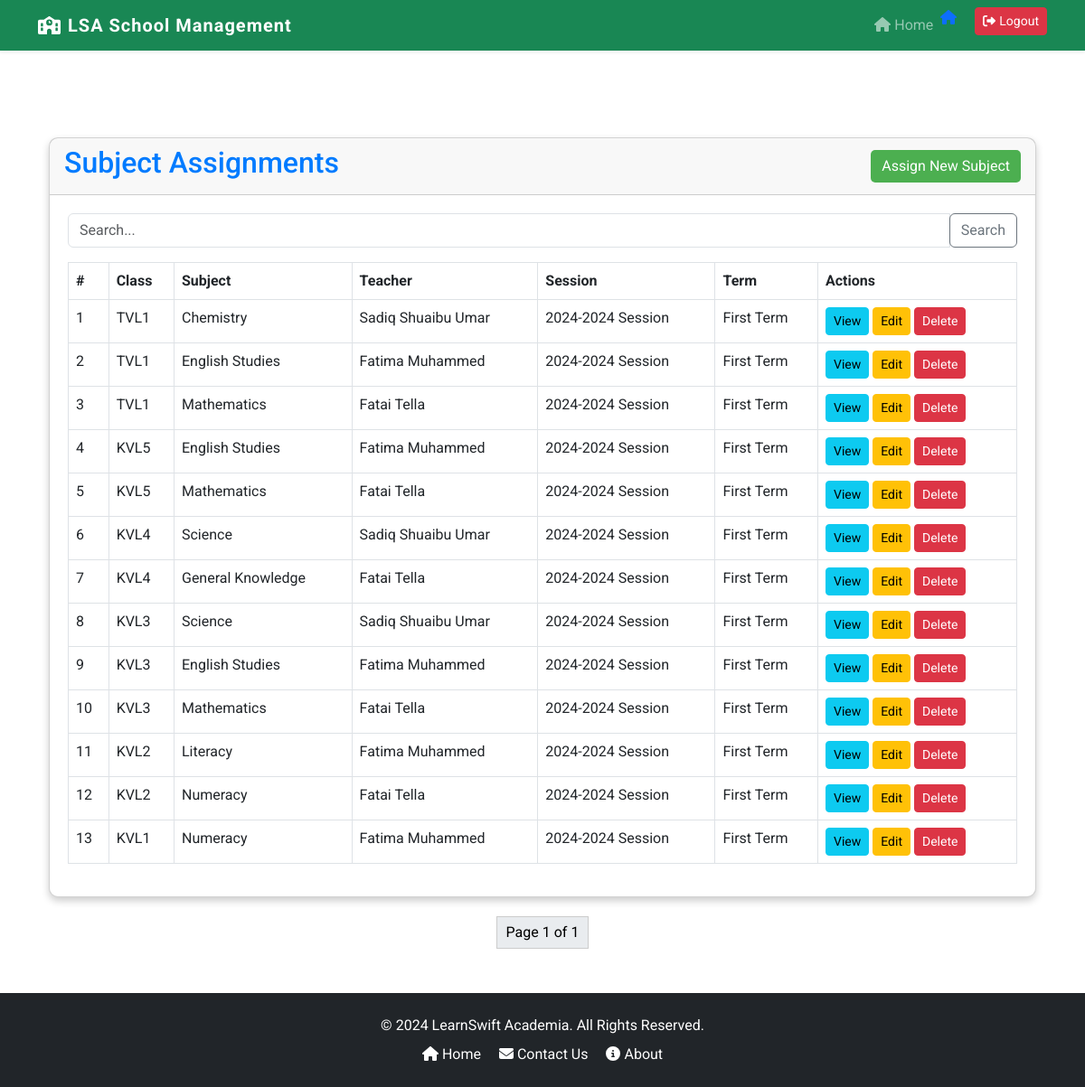
Page /subject_assignments/ (signed in) on the committed database.
### core/models.py (models this page shows, shortened)
class SubjectAssignment(models.Model):
    class_assigned = models.ForeignKey(Class, on_delete=models.CASCADE)
    subject = models.ForeignKey(Subject, on_delete=models.CASCADE)
    session = models.ForeignKey(Session, on_delete=models.CASCADE, null=True, blank=True)
    term = models.ForeignKey(Term, on_delete=models.CASCADE, null=True, blank=True)
    teacher = models.ForeignKey(Teacher, on_delete=models.CASCADE, null=True, blank=True)
    class Meta:
        unique_together = ('class_assigned', 'subject', 'teacher', 'term', 'session')

class Class(models.Model):
    LEVEL_CHOICES = [
        ('Primary', 'Primary'),
        ('Secondary', 'Secondary'),
    ]
    name = models.CharField(max_length=20, unique=True)
    school_level = models.CharField(max_length=20, choices=LEVEL_CHOICES, unique=False, default=None)
    description = models.TextField()
    teacher = models.ForeignKey('Teacher', on_delete=models.SET_NULL, null=True, blank=True, related_name='classes')
    subjects = models.ManyToManyField('Subject', related_name='class_set', blank=True)  # Assuming you have a Subject model
    students = models.ManyToManyField('Student', related_name='classes', blank=True)
    order = models.PositiveIntegerField(null=True)  # Order defines the class progression

class Subject(models.Model):
    name = models.CharField(max_length=50, unique=True)
    description = models.TextField()
    subject_weight = models.IntegerField(default=2)
    classes = models.ManyToManyField(Class, related_name='subjects_set', default=None)
    students = models.ManyToManyField('Student', related_name='subjects', default=None)

class Teacher(models.Model):
    GENDER_CHOICES = [
        ('M', 'Male'),
        ('F', 'Female'),
    ]
    STATUS_CHOICES = [
        ('active', 'Active'),
        ('dormant', 'Dormant'),
        ('left', 'Left School'),
    ]
    user = models.OneToOneField(CustomUser, on_delete=models.CASCADE, primary_key=True, related_name='teacher')
    employee_id = models.CharField(max_length=20, unique=True, null=True)
    profile_image = models.ImageField(upload_to='media/profile_images/', default='profile_images/default.jpg')
    date_of_birth = models.DateField()
    gender = models.CharField(max_length=1, choices=GENDER_CHOICES, default='M')
    contact = models.CharField(max_length=15, null=True)
    address = models.TextField()
    current_class = models.ForeignKey('Class', on_delete=models.SET_NULL, null=True, blank=True, related_name='enrolled_class', default=None)
    status = models.CharField(max_length=10, choices=STATUS_CHOICES, default='active')

class CustomUser(AbstractUser):
    USER_ROLES = (
        ('student', 'Student'),
        ('teacher', 'Teacher'),
        ('guardian', 'Guardian'),
        ('accountant', 'Accountant'),
        ('admin', 'Admin'),
    )
    role = models.CharField(max_length=20, choices=USER_ROLES)

class Session(models.Model):
    start_date = models.DateField()
    end_date = models.DateField()
    is_active = models.BooleanField(default=True)
    @property
    def name(self):
        start_year = self.start_date.year
        end_year = self.end_date.year
        return f"{start_year}-{end_year} Session"

class Term(models.Model):
    TERM_OPTIONS = [
        ('First Term', 'First'),
        ('Second Term', 'Second'),
        ('Third Term', 'Third'),
    ]
    session = models.ForeignKey(Session, related_name='terms', on_delete=models.CASCADE)
    name = models.CharField(max_length=20, choices=TERM_OPTIONS)
    start_date = models.DateField()
    end_date = models.DateField()
    is_active = models.BooleanField(default=True)

### core/subject_assignment/views.py (the view)
# urls.py: path('subject_assignments/', SubjectAssignmentListView.as_view(), name='subject_assignment_list'),
class SubjectAssignmentListView(View):
    template_name = 'subject_assignment/subject_assignment_list.html'
    def get(self, request):
        subject_assignments = SubjectAssignment.objects.all().order_by('-id')  # Adjusted to order by ID
        paginator = Paginator(subject_assignments, 15)  # 20 assignments per page
        page_number = request.GET.get('page')  # Get the page number from the request
        page_obj = paginator.get_page(page_number)  # Get the page object
        return render(request, self.template_name, {'page_obj': page_obj})

### core/templates/subject_assignment/subject_assignment_list.html (shortened to what this page needs)
{% extends 'base.html' %}
{% block content %}
<div class="container mt-5">
    <div class="card">
        <div class="card-header d-flex justify-content-between align-items-center">
            <h2>Subject Assignments</h2>
            <a href="{% url 'assign_subject' %}" class="btn btn-primary">Assign New Subject</a>
        </div>
        <div class="card-body">
            <form method="GET" action="{% url 'subject_assignment_list' %}">
                <div class="input-group mb-3">
                    <input type="text" class="form-control" placeholder="Search..." name="q" value="{{ search_query }}">
                    <div class="input-group-append">
                        <button class="btn btn-outline-secondary" type="submit">Search</button>
                    </div>
                </div>
            </form>
            {% if page_obj %}
                <table class="table table-bordered table-hover">
                    <thead class="thead-dark">
                        <tr>
                            <th>#</th>
                            <th>Class</th>
                            <th>Subject</th>
                            <th>Teacher</th>
                            <th>Session</th>
                            <th>Term</th>
                            <th>Actions</th>
                        </tr>
                    </thead>
                    <tbody>
                        {% for assignment in page_obj %}
                        <tr>
                            <td>{{ forloop.counter }}</td>
                            <td>{{ assignment.class_assigned.name }}</td>
                            <td>{{ assignment.subject.name }}</td>
                            <td>{{ assignment.teacher.user.get_full_name }}</td>
                            <td>{{ assignment.session.name }}</td>
                            <td>{{ assignment.term.name }}</td>
                            <td>
                                <a href="{% url 'subject_assignment_detail' assignment.id %}" class="btn btn-sm btn-info">View</a>
                                <a href="{% url 'subject_assignment_update' assignment.id %}" class="btn btn-sm btn-warning">Edit</a>
                                <a href="{% url 'subject_assignment_delete' assignment.id %}" class="btn btn-sm btn-danger"
                                   onclick="return confirm('Are you sure you want to delete this assignment?');">Delete</a>
                            </td>
                        </tr>
                        {% endfor %}
                    </tbody>
                </table>
            {% else %}
                <p>No subject assignments found.</p>
            {% endif %}
        </div>
    </div>
</div>
<div style="text-align: center; margin-top: 20px;">
    <table style="margin: 0 auto; border-spacing: 10px;">
        <tr>
            <td>
                <span style="display: inline-block; padding: 5px 10px; border: 1px solid #ccc; background-color: #e9ecef; color: #000;">
                    Page {{ page_obj.number }} of {{ page_obj.paginator.num_pages }}
                </span>
            </td>
        </tr>
    </table>
</div>
{% endblock %}

### core/static/css/custom.css (style rules this page uses)
:root { --bs-primary: #4e73df; --bs-secondary: #858796; --bs-success: #1cc88a; --bs-info: #36b9cc; --bs-warning: #f6c23e; --bs-danger: #e74a3b; --bs-light: #f8f9fc; --bs-dark: #5a5c69; --bs-font-sans-serif: 'Roboto', sans-serif; }
html, body { height: 100%; margin: 0; display: flex; flex-direction: column; }
body { font-family: 'Roboto', sans-serif; }
h1, h2, h3, h4, h5, h6 { color: #007bff; }
.card { box-shadow: 0 4px 8px 0 rgba(0, 0, 0, 0.2); transition: 0.3s; border-radius: 10px; }
.card-body { padding: 20px; }
.btn-primary { background-color: #4CAF50; border: none; border-radius: 5px; }

### rows in the picture
SubjectAssignment: class_assigned.name "TVL1", subject.name "Chemistry", teacher.user.get_full_name "Sadiq Shuaibu Umar", session.name "2024-2024 Session", term.name "First Term"
SubjectAssignment: class_assigned.name "TVL1", subject.name "English Studies", teacher.user.get_full_name "Fatima Muhammed", session.name "2024-2024 Session", term.name "First Term"
SubjectAssignment: class_assigned.name "TVL1", subject.name "Mathematics", teacher.user.get_full_name "Fatai Tella", session.name "2024-2024 Session", term.name "First Term"
SubjectAssignment: class_assigned.name "KVL5", subject.name "English Studies", teacher.user.get_full_name "Fatima Muhammed", session.name "2024-2024 Session", term.name "First Term"
SubjectAssignment: class_assigned.name "KVL5", subject.name "Mathematics", teacher.user.get_full_name "Fatai Tella", session.name "2024-2024 Session", term.name "First Term"
SubjectAssignment: class_assigned.name "KVL4", subject.name "Science", teacher.user.get_full_name "Sadiq Shuaibu Umar", session.name "2024-2024 Session", term.name "First Term"
SubjectAssignment: class_assigned.name "KVL4", subject.name "General Knowledge", teacher.user.get_full_name "Fatai Tella", session.name "2024-2024 Session", term.name "First Term"
SubjectAssignment: class_assigned.name "KVL3", subject.name "Science", teacher.user.get_full_name "Sadiq Shuaibu Umar", session.name "2024-2024 Session", term.name "First Term"
SubjectAssignment: class_assigned.name "KVL3", subject.name "English Studies", teacher.user.get_full_name "Fatima Muhammed", session.name "2024-2024 Session", term.name "First Term"
SubjectAssignment: class_assigned.name "KVL3", subject.name "Mathematics", teacher.user.get_full_name "Fatai Tella", session.name "2024-2024 Session", term.name "First Term"
SubjectAssignment: class_assigned.name "KVL2", subject.name "Literacy", teacher.user.get_full_name "Fatima Muhammed", session.name "2024-2024 Session", term.name "First Term"
SubjectAssignment: class_assigned.name "KVL2", subject.name "Numeracy", teacher.user.get_full_name "Fatai Tella", session.name "2024-2024 Session", term.name "First Term"
SubjectAssignment: class_assigned.name "KVL1", subject.name "Numeracy", teacher.user.get_full_name "Fatima Muhammed", session.name "2024-2024 Session", term.name "First Term"

### other values in the picture
{{ page_obj.number }} "1"
{{ page_obj.paginator.num_pages }} "1"
